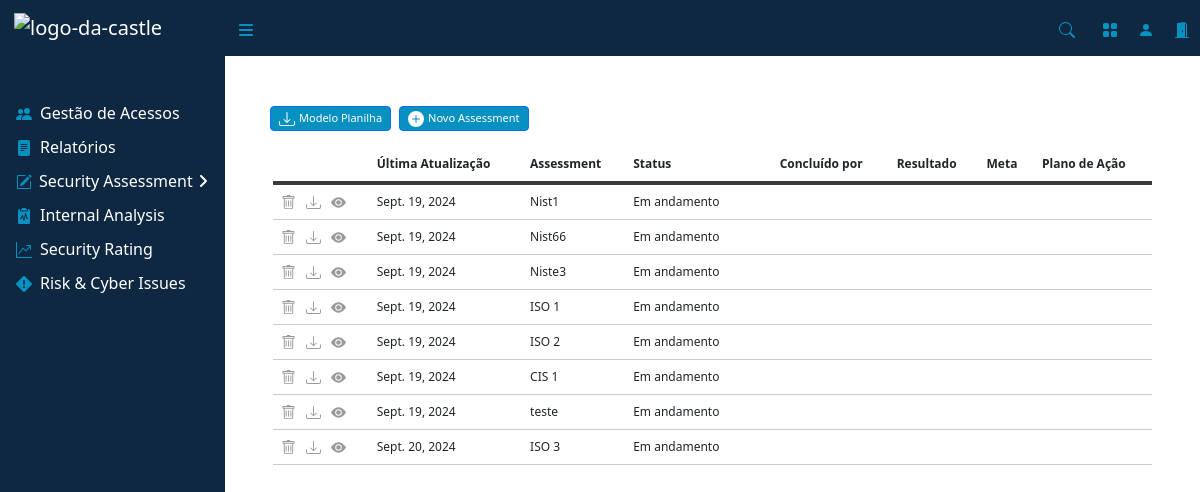
The page /assessment/ on the database as committed earlier.
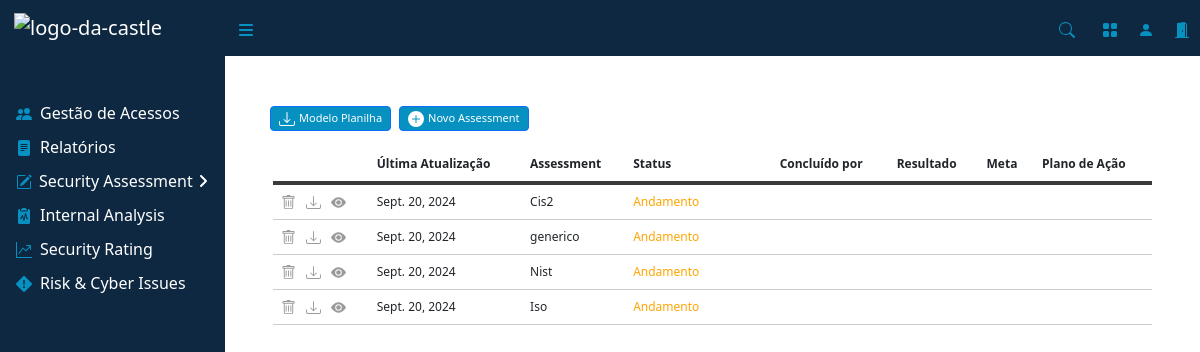
The same page on the database as committed later.
### assessment/models.py (models this page shows, shortened)
class AssessmentModel(models.Model):
    CONCLUIDO = 'Concluído'
    ANDAMENTO = 'Andamento'
    CRITERIO_CHOICES = [
        (CONCLUIDO, 'Concluído'),
        (ANDAMENTO, 'Andamento'),
    ]
    framework = models.ForeignKey(TipoModelo, on_delete=models.CASCADE)
    nome = models.CharField(max_length=255)
    status = models.CharField(max_length=20, choices=CRITERIO_CHOICES)
    data_upload = models.DateField(auto_now_add=True)
    excel_file = models.FileField(upload_to='assessments/')
    resultado = models.CharField(max_length=255)
    meta = models.CharField(max_length=255)

### assessment/views.py (the view, shortened to what this page needs)
# urls.py: path('assessment/', views.Assessment.as_view(), name='assessment'),
class Assessment(View):
    template_name = 'paginas/assessment.html'
    def get(self, request):
        frameworks = TipoModelo.objects.all()  # Obtém todos os objetos de TipoModelo
        assessments = AssessmentModel.objects.all()  # Altera para assessments
        form1 = NovoAssessmentForm()
        return render(request, self.template_name, {
            'form1': form1,
            'frameworks': frameworks,
            'assessments': assessments  # Altera para assessments
        })

### assessment/templates/paginas/assessment.html (shortened to what this page needs)
{% extends 'base.html' %}
{% load crispy_forms_tags %}
{% block content %}
<main>
    <div class="d-flex mb-3" style="margin-top: 50px; margin-left: 45px">
        <button type="button" class="btn btn-primary btn-sm font-small text-center d-flex align-items-center justify-content-center me-2" data-bs-toggle="dropdown" aria-expanded="false">
            Modelo Planilha
        </button>
        <button type="button" class="btn btn-primary btn-sm font-small text-center d-flex align-items-center justify-content-center" data-bs-toggle="dropdown" aria-expanded="false">
            <svg width="16" height="16" fill="currentColor" class="bi bi-plus-circle-fill me-1" viewBox="0 0 16 16">
                <path d="M16 8A8 8 0 1 1 0 8a8 8 0 0 1 16 0M8.5 4.5a.5.5 0 0 0-1 0v3h-3a.5.5 0 0 0 0 1h3v3a.5.5 0 0 0 1 0v-3h3a.5.5 0 0 0 0-1h-3z"/>
            </svg>
            Novo Assessment
        </button>
    </div>
    <div class="table-responsive font-middle px-5">
        <table class="table">
            <thead>
                <tr>
                    <th scope="col"></th>
                    <th scope="col">Última Atualização</th>
                    <th scope="col" class="col-lg">Assessment</th>
                    <th scope="col" class="col-2">Status</th>
                    <th scope="col">Concluído por</th>
                    <th scope="col">Resultado</th>
                    <th scope="col">Meta</th>
                    <th scope="col">Plano de Ação</th>
                </tr>
            </thead>
            <tbody>
                {% for assessment in assessments %}
                <tr>
                    <td>
                        <div class="icon-container" style="display: flex; gap: 10px;">
                            <span class="btn-delete" data-id="{{ assessment.id }}" data-bs-toggle="modal" data-bs-target="#confirmDeleteModal">
                            </span>
                            {% if assessment.excel_file %}
                            <span id="downloadIcon" onclick="window.location.href='{{ assessment.excel_file.url }}'">
                            </span>
                            {% else %}
                                <p>Nenhum arquivo disponível para download</p>
                            {% endif %}
                            <a href="{% url 'redirecionar_framework' assessment.framework.id %}">
                                <span>
                                    <svg width="16" height="16" fill="currentColor" class="bi-gear-fill" viewBox="0 0 16 16">
                                        <path d="M10.5 8a2.5 2.5 0 1 1-5 0 2.5 2.5 0 0 1 5 0"/>
                                        <path d="M0 8s3-5.5 8-5.5S16 8 16 8s-3 5.5-8 5.5S0 8 0 8m8 3.5a3.5 3.5 0 1 0 0-7 3.5 3.5 0 0 0 0 7"/>
                                    </svg>
                                </span>
                            </a>
                        </div>
                    </td>
                    <td>{{ assessment.data_upload }}</td>
                    <td>{{ assessment.nome }}</td>
                    <td class="nivel" data-nivel="{{ assessment.status }}">{{ assessment.status }}</td>
                    <td></td>
                    <td>{{ assessment.resultado }}</td>
                    <td>{{ assessment.meta }}</td>
                    <td></td>
                </tr>
                {% empty %}
                <tr>
                    <td colspan="8">Nenhuma avaliação registrados.</td>
                </tr>
                {% endfor %}
            </tbody>
        </table>
    </div>
</main>
{% endblock %}

Rows that differ between the two databases and show on the page:
removed AssessmentModel: data_upload "Sept. 19, 2024", nome "Nist1", status "Em andamento"
removed AssessmentModel: data_upload "Sept. 19, 2024", nome "Nist66", status "Em andamento"
removed AssessmentModel: data_upload "Sept. 19, 2024", nome "Niste3", status "Em andamento"
removed AssessmentModel: data_upload "Sept. 19, 2024", nome "ISO 1", status "Em andamento"
removed AssessmentModel: data_upload "Sept. 19, 2024", nome "ISO 2", status "Em andamento"
removed AssessmentModel: data_upload "Sept. 19, 2024", nome "CIS 1", status "Em andamento"
removed AssessmentModel: data_upload "Sept. 19, 2024", nome "teste", status "Em andamento"
changed AssessmentModel: nome "ISO 3" → "Cis2"; status "Em andamento" → "Andamento"
added AssessmentModel: data_upload "Sept. 20, 2024", nome "generico", status "Andamento"
added AssessmentModel: data_upload "Sept. 20, 2024", nome "Nist", status "Andamento"
added AssessmentModel: data_upload "Sept. 20, 2024", nome "Iso", status "Andamento"
